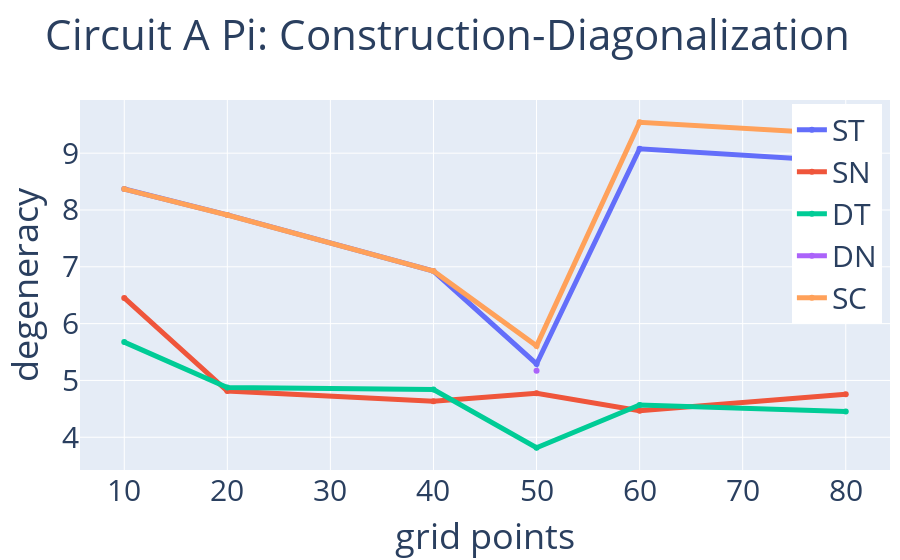
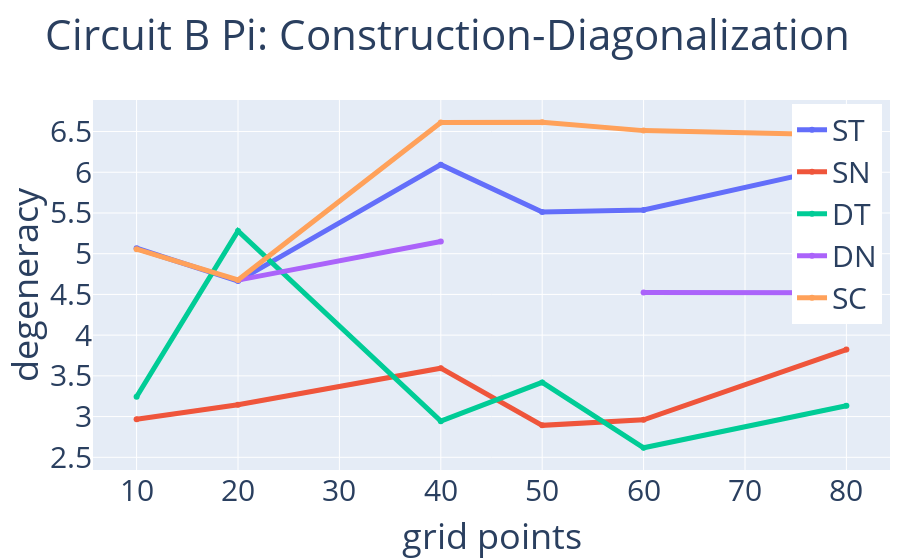
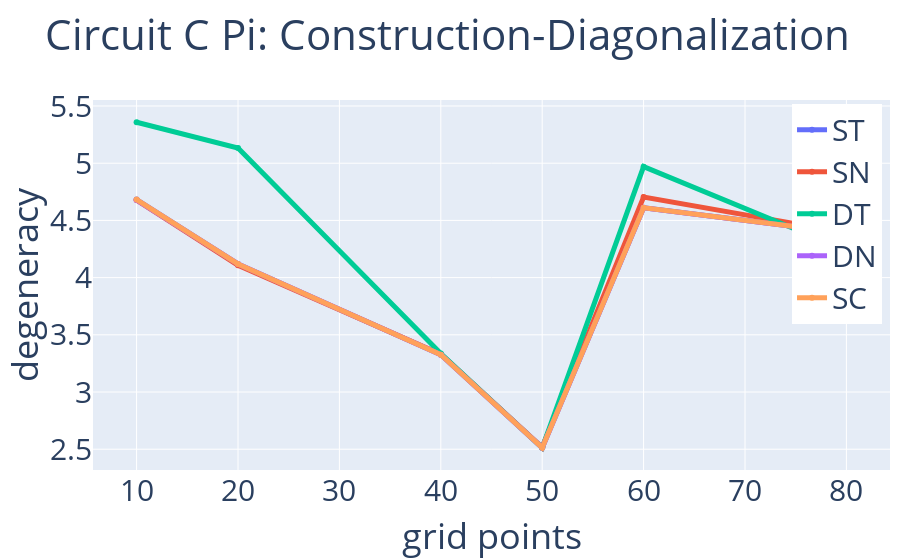
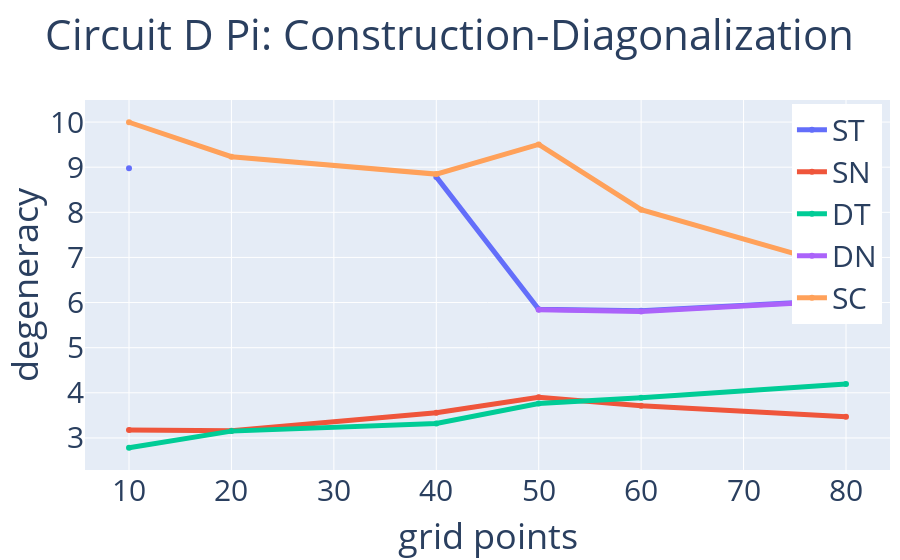

Notebook cell for these charts, in order:
### Markdown cell above
## Grid Points : Convergence

### Code cell
for case in range(len(circ)):
    plot = dict(zip(method,[PointsPi[:,index,case] for index in range(len(method))]))
    plotCompare(points,plot,'Circuit '+circ[case]+' Pi: Construction-Diagonalization','grid points','degeneracy')

### Figure 1 — Plotly figure (JSON) as saved in the notebook; plotly's stock layout.template omitted (floating-point values rounded to 4 significant figures)
{"data": [{"line": {"width": 5}, "name": "ST", "type": "scatter", "x": [10, 20, 40, 50, 60, 80], "y": [8.369, 7.914, 6.925, 5.29, 9.078, 8.853]}, {"line": {"width": 5}, "name": "SN", "type": "scatter", "x": [10, 20, 40, 50, 60, 80], "y": [6.453, 4.812, 4.635, 4.774, 4.467, 4.758]}, {"line": {"width": 5}, "name": "DT", "type": "scatter", "x": [10, 20, 40, 50, 60, 80], "y": [5.675, 4.874, 4.84, 3.815, 4.568, 4.453]}, {"line": {"width": 5}, "name": "DN", "type": "scatter", "x": [10, 20, 40, 50, 60, 80], "y": [null, null, null, 5.172, null, null]}, {"line": {"width": 5}, "name": "SC", "type": "scatter", "x": [10, 20, 40, 50, 60, 80], "y": [8.368, 7.912, 6.925, 5.608, 9.544, 9.332]}], "layout": {"font": {"size": 30}, "legend": {"x": 0.99, "xanchor": "right", "y": 0.99, "yanchor": "top"}, "margin": {"r": 10, "t": 100}, "showlegend": true, "title": {"text": "Circuit A Pi: Construction-Diagonalization"}, "xaxis": {"title": {"text": "grid points"}}, "yaxis": {"title": {"text": "degeneracy"}}}}

### Figure 2 — Plotly figure (JSON) as saved in the notebook; plotly's stock layout.template omitted (floating-point values rounded to 4 significant figures)
{"data": [{"line": {"width": 5}, "name": "ST", "type": "scatter", "x": [10, 20, 40, 50, 60, 80], "y": [5.067, 4.664, 6.093, 5.511, 5.537, 6.09]}, {"line": {"width": 5}, "name": "SN", "type": "scatter", "x": [10, 20, 40, 50, 60, 80], "y": [2.968, 3.144, 3.594, 2.892, 2.961, 3.822]}, {"line": {"width": 5}, "name": "DT", "type": "scatter", "x": [10, 20, 40, 50, 60, 80], "y": [3.244, 5.278, 2.944, 3.42, 2.617, 3.132]}, {"line": {"width": 5}, "name": "DN", "type": "scatter", "x": [10, 20, 40, 50, 60, 80], "y": [null, 4.676, 5.151, null, 4.523, 4.522]}, {"line": {"width": 5}, "name": "SC", "type": "scatter", "x": [10, 20, 40, 50, 60, 80], "y": [5.056, 4.678, 6.612, 6.614, 6.511, 6.459]}], "layout": {"font": {"size": 30}, "legend": {"x": 0.99, "xanchor": "right", "y": 0.99, "yanchor": "top"}, "margin": {"r": 10, "t": 100}, "showlegend": true, "title": {"text": "Circuit B Pi: Construction-Diagonalization"}, "xaxis": {"title": {"text": "grid points"}}, "yaxis": {"title": {"text": "degeneracy"}}}}

### Figure 3 — Plotly figure (JSON) as saved in the notebook; plotly's stock layout.template omitted (floating-point values rounded to 4 significant figures)
{"data": [{"line": {"width": 5}, "name": "ST", "type": "scatter", "x": [10, 20, 40, 50, 60, 80], "y": [4.682, 4.12, 3.326, 2.513, 4.61, 4.391]}, {"line": {"width": 5}, "name": "SN", "type": "scatter", "x": [10, 20, 40, 50, 60, 80], "y": [4.678, 4.108, 3.331, 2.517, 4.704, 4.394]}, {"line": {"width": 5}, "name": "DT", "type": "scatter", "x": [10, 20, 40, 50, 60, 80], "y": [5.358, 5.133, 3.336, 2.513, 4.97, 4.239]}, {"line": {"width": 5}, "name": "DN", "type": "scatter", "x": [10, 20, 40, 50, 60, 80], "y": [4.678, 4.119, 3.326, 2.513, 4.61, 4.39]}, {"line": {"width": 5}, "name": "SC", "type": "scatter", "x": [10, 20, 40, 50, 60, 80], "y": [4.682, 4.12, 3.326, 2.513, 4.61, 4.391]}], "layout": {"font": {"size": 30}, "legend": {"x": 0.99, "xanchor": "right", "y": 0.99, "yanchor": "top"}, "margin": {"r": 10, "t": 100}, "showlegend": true, "title": {"text": "Circuit C Pi: Construction-Diagonalization"}, "xaxis": {"title": {"text": "grid points"}}, "yaxis": {"title": {"text": "degeneracy"}}}}

### Figure 4 — Plotly figure (JSON) as saved in the notebook; plotly's stock layout.template omitted (floating-point values rounded to 4 significant figures)
{"data": [{"line": {"width": 5}, "name": "ST", "type": "scatter", "x": [10, 20, 40, 50, 60, 80], "y": [8.979, null, 8.785, 5.852, 5.819, 6.056]}, {"line": {"width": 5}, "name": "SN", "type": "scatter", "x": [10, 20, 40, 50, 60, 80], "y": [3.177, 3.16, 3.557, 3.901, 3.714, 3.47]}, {"line": {"width": 5}, "name": "DT", "type": "scatter", "x": [10, 20, 40, 50, 60, 80], "y": [2.783, 3.151, 3.319, 3.763, 3.89, 4.197]}, {"line": {"width": 5}, "name": "DN", "type": "scatter", "x": [10, 20, 40, 50, 60, 80], "y": [null, null, null, 5.838, 5.804, 6.048]}, {"line": {"width": 5}, "name": "SC", "type": "scatter", "x": [10, 20, 40, 50, 60, 80], "y": [9.996, 9.232, 8.846, 9.504, 8.059, 6.756]}], "layout": {"font": {"size": 30}, "legend": {"x": 0.99, "xanchor": "right", "y": 0.99, "yanchor": "top"}, "margin": {"r": 10, "t": 100}, "showlegend": true, "title": {"text": "Circuit D Pi: Construction-Diagonalization"}, "xaxis": {"title": {"text": "grid points"}}, "yaxis": {"title": {"text": "degeneracy"}}}}
